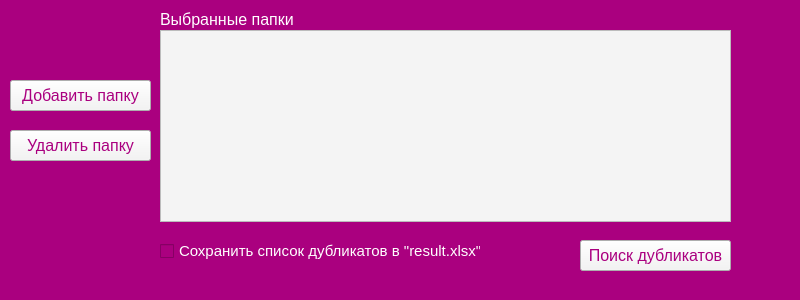
<?xml version="1.0" encoding="UTF-8"?>
<ui version="4.0">
 <class>MainWindow</class>
 <widget class="QMainWindow" name="MainWindow">
  <property name="geometry">
   <rect>
    <x>0</x>
    <y>0</y>
    <width>800</width>
    <height>300</height>
   </rect>
  </property>
  <property name="minimumSize">
   <size>
    <width>800</width>
    <height>300</height>
   </size>
  </property>
  <property name="maximumSize">
   <size>
    <width>800</width>
    <height>300</height>
   </size>
  </property>
  <property name="windowTitle">
   <string>Practice 2024</string>
  </property>
  <property name="styleSheet">
   <string notr="true">background-color: rgb(170, 0, 127);</string>
  </property>
  <widget class="QWidget" name="centralwidget">
   <property name="styleSheet">
    <string notr="true">color: rgb(170, 0, 127);</string>
   </property>
   <widget class="QPushButton" name="add_dir_button">
    <property name="geometry">
     <rect>
      <x>10</x>
      <y>80</y>
      <width>141</width>
      <height>31</height>
     </rect>
    </property>
    <property name="font">
     <font>
      <pointsize>12</pointsize>
     </font>
    </property>
    <property name="styleSheet">
     <string notr="true">QPushButton:hover {
	background-color: rgb(252, 211, 255);
}

QPushButton {
    background-color: rgb(244, 244, 244);
}

QPushButton:pressed {
    background-color: rgb(244, 244, 244);
}</string>
    </property>
    <property name="text">
     <string>Добавить папку</string>
    </property>
   </widget>
   <widget class="QListWidget" name="list_dir_widget">
    <property name="geometry">
     <rect>
      <x>160</x>
      <y>30</y>
      <width>571</width>
      <height>192</height>
     </rect>
    </property>
    <property name="font">
     <font>
      <pointsize>12</pointsize>
     </font>
    </property>
    <property name="styleSheet">
     <string notr="true">background-color: rgb(244, 244, 244);</string>
    </property>
   </widget>
   <widget class="QLabel" name="label_over_list_dir">
    <property name="geometry">
     <rect>
      <x>160</x>
      <y>10</y>
      <width>141</width>
      <height>18</height>
     </rect>
    </property>
    <property name="font">
     <font>
      <pointsize>12</pointsize>
     </font>
    </property>
    <property name="styleSheet">
     <string notr="true">color: rgb(255, 255, 255);</string>
    </property>
    <property name="text">
     <string>Выбранные папки</string>
    </property>
    <property name="textFormat">
     <enum>Qt::TextFormat::AutoText</enum>
    </property>
   </widget>
   <widget class="QPushButton" name="delete_dir_button">
    <property name="geometry">
     <rect>
      <x>10</x>
      <y>130</y>
      <width>141</width>
      <height>31</height>
     </rect>
    </property>
    <property name="font">
     <font>
      <pointsize>12</pointsize>
     </font>
    </property>
    <property name="styleSheet">
     <string notr="true">QPushButton:hover {
	background-color: rgb(252, 211, 255);
}

QPushButton {
    background-color: rgb(244, 244, 244);
}

QPushButton:pressed {
    background-color: rgb(244, 244, 244);
}</string>
    </property>
    <property name="text">
     <string>Удалить папку</string>
    </property>
   </widget>
   <widget class="QPushButton" name="search_dup_button">
    <property name="geometry">
     <rect>
      <x>580</x>
      <y>240</y>
      <width>151</width>
      <height>31</height>
     </rect>
    </property>
    <property name="font">
     <font>
      <pointsize>12</pointsize>
     </font>
    </property>
    <property name="styleSheet">
     <string notr="true">QPushButton:hover {
	background-color: rgb(252, 211, 255);
}

QPushButton {
    background-color: rgb(244, 244, 244);
}

QPushButton:pressed {
    background-color: rgb(244, 244, 244);
}</string>
    </property>
    <property name="text">
     <string>Поиск дубликатов</string>
    </property>
   </widget>
   <widget class="QCheckBox" name="checkBox">
    <property name="geometry">
     <rect>
      <x>160</x>
      <y>240</y>
      <width>321</width>
      <height>22</height>
     </rect>
    </property>
    <property name="font">
     <font>
      <pointsize>11</pointsize>
     </font>
    </property>
    <property name="styleSheet">
     <string notr="true">QCheckBox{
background-color: rgb(170, 0, 127);
color: rgb(255, 255, 255);
}
QCheckBox:checked {
	selection-color: rgb(0, 0, 0);
}
</string>
    </property>
    <property name="text">
     <string>Сохранить список дубликатов в &quot;result.xlsx&quot;</string>
    </property>
   </widget>
  </widget>
 </widget>
 <resources/>
 <connections/>
</ui>
